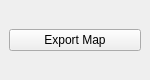
<?xml version="1.0" encoding="UTF-8"?>
<ui version="4.0">
 <class>MapExporterTool</class>
 <widget class="QDockWidget" name="MapExporterTool">
  <property name="enabled">
   <bool>true</bool>
  </property>
  <property name="geometry">
   <rect>
    <x>0</x>
    <y>0</y>
    <width>150</width>
    <height>80</height>
   </rect>
  </property>
  <property name="minimumSize">
   <size>
    <width>150</width>
    <height>80</height>
   </size>
  </property>
  <property name="layoutDirection">
   <enum>Qt::LeftToRight</enum>
  </property>
  <property name="windowTitle">
   <string>Map Exporter Tool</string>
  </property>
  <widget class="QWidget" name="dockWidgetContents">
   <layout class="QGridLayout" name="gridLayout_2">
    <item row="2" column="0">
     <widget class="QPushButton" name="mExportButton">
      <property name="text">
       <string>Export Map</string>
      </property>
     </widget>
    </item>
   </layout>
  </widget>
 </widget>
 <resources/>
 <connections/>
</ui>
